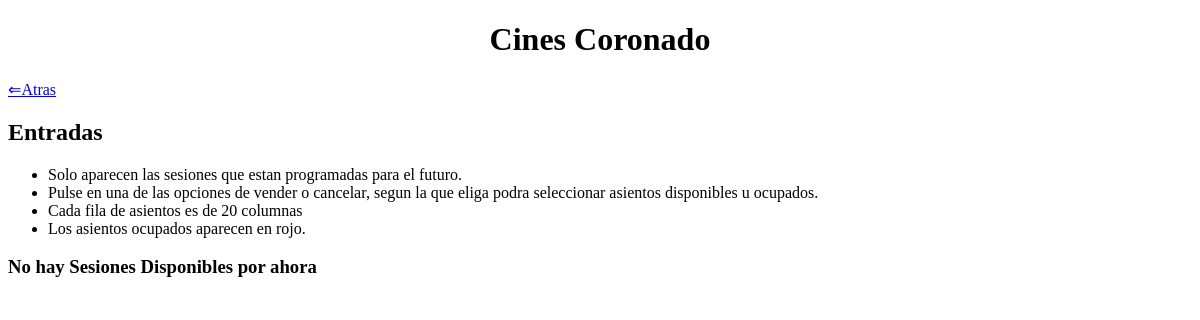
The app's page /entradas.php, older data.
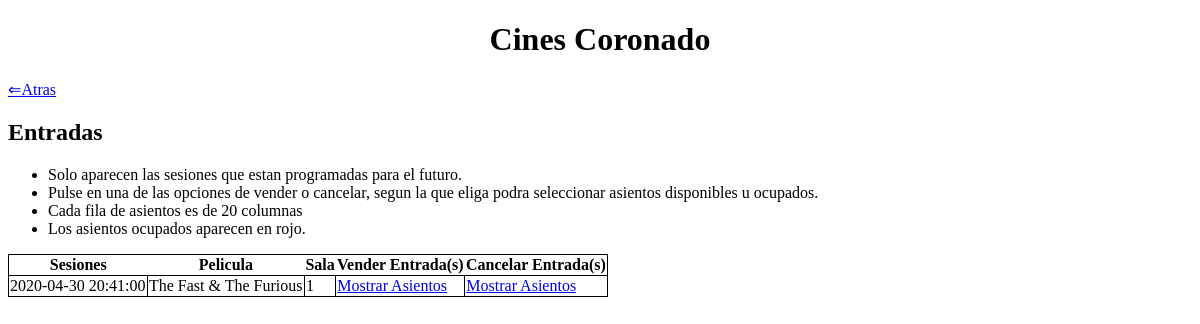
The same page, newer data.
### tables this page shows
CREATE TABLE `sesion` (
  `fecha` datetime NOT NULL,
  `id_sala` int(11) NOT NULL,
  `id_peli` int(11) NOT NULL,
  `precio` float NOT NULL,
  `total_venta` int(11) NOT NULL DEFAULT 0,
  `cancelado` int(11) NOT NULL DEFAULT 0
);

### includes/DAOs/DAO.php (called while the page is built, shortened)
<?php
class DAO {
    private $mysqli = null;
    public function __construct(){
        if(!$this->mysqli){
            $this->mysqli = new mysqli("localhost", "root", "", "cine_php");
        }
    }
    protected function consultar($sql){
        if ($sql != "") {
            $consulta = $this->mysqli->query($sql) or die ($this->mysqli->error. " en la línea ".(__LINE__-1));
            $tablaDatos = array();
            if (substr($sql, 0, 6) == "SELECT") {
                if ($consulta) {
                    while ($fila = mysqli_fetch_assoc($consulta)){
                        array_push($tablaDatos, $fila);
                    }
                }
            }
            return $tablaDatos;
        }
        else {
            return 0;
        }
    }
}
?>

### includes/controller.php (called while the page is built, shortened)
<?php
require_once(__DIR__ . '/DAOs/peliculaDAO.php');
require_once(__DIR__ . '/DAOs/sesionesDAO.php');
class controller{
    private $peliculaDAO;
    private $sesionDAO;
    private static $instance = null;
    public function __construct(){
        $this->peliculaDAO = new peliculaDAO();
        $this->sesionDAO = new sesionesDAO();
    }
     public static function getInstance() {
        if (null === self::$instance) {
            self::$instance = new self();
        }
        return self::$instance;
    }
    public function selectSesion($col = "", $cond = ""){
        return $this->sesionDAO->select($col, $cond);
    }
    public function selectPeliculas($col = "", $cond = ""){
        return $this->peliculaDAO->select($col, $cond);
    }
}

### includes/config.php (called while the page is built, shortened)
<?php
require_once __DIR__.'/controller.php';
$ctrl = controller::getInstance();
?>

### includes/DAOs/sesionesDAO.php (called while the page is built, shortened)
<?php
require_once(__DIR__.'/DAO.php');
class sesionesDAO extends DAO
{
    public function select($col, $cond){
        $query = "";
        if ($col == "") {
            $col = "*";
        }
        if ($cond == "") {
            $query = "SELECT ".$col." FROM sesion";
        }
        else {
            $query = "SELECT ".$col." FROM sesion WHERE ".$cond;
        }
        return $this->consultar($query);
    }
}
?>

### includes/DAOs/peliculaDAO.php (called while the page is built, shortened)
<?php
require_once(__DIR__.'/DAO.php');
class peliculaDAo extends DAO
{
    public function select($col, $cond){
        $query = "";
        if ($cond == "") {
            $query = "SELECT ".$col." FROM pelicula";
        }
        else {
            $query = "SELECT ".$col." FROM pelicula WHERE ".$cond;
        }
        return $this->consultar($query);
    }
}
?>

### entradas.php (the view, shortened to what this page needs)
<?php
    require_once 'includes/config.php';
?>
<!DOCTYPE html>
<html>
<head>
</head>
<body>
	<h1 align="center">Cines Coronado</h1>
	<a href="index.php"> ⇐Atras </a>
	<h2>Entradas</h2>
	<ul>
		<li>Solo aparecen las sesiones que estan programadas para el futuro.</li>
		<li>Pulse en una de las opciones de vender o cancelar, segun la que eliga podra seleccionar asientos disponibles u ocupados.</li>
		<li>Cada fila de asientos es de 20 columnas</li>
		<li>Los asientos ocupados aparecen en rojo.</li>
	</ul>
	<?php
	$arr = $ctrl->selectSesion('',"fecha > '".date("Y-m-d H:i:s", time())."' ORDER BY id_peli");
	if (count($arr) > 0) {
	    $pelis_sesion= $ctrl->selectSesion('id_peli',"fecha > '".date("Y-m-d H:i:s", time())."' GROUP BY id_peli");
	    $pelis_nombres = array();
	    foreach ($pelis_sesion as $valor) {
	        $aux = $ctrl->selectPeliculas('nombre', "id=".$valor['id_peli']);
	        $pelis_nombres[$valor['id_peli']] = $aux[0]['nombre'];
	    }
	    echo
	    '<table>
        <tr> <th>Sesiones</th> <th>Pelicula</th> <th>Sala</th> <th>Vender Entrada(s)</th> <th>Cancelar Entrada(s)</th> </tr>';
	    foreach ($arr as $valor)
	    {
	        echo
	        '<tr>
	    <td>'.$valor['fecha'].'</td>
        <td>'.$pelis_nombres[$valor['id_peli']].'</td>
        <td>'.$valor['id_sala'].'</td>
	    <td>'.'<a href="entradas.php
        ?vender=1&fecha='.$valor['fecha'].'&sala='.$valor['id_sala'].'&peli='.$pelis_nombres[$valor['id_peli']].'">
            Mostrar Asientos
        </a>'.'</td>
        <td>'.'<a href="entradas.php
        ?vender=0&fecha='.$valor['fecha'].'&sala='.$valor['id_sala'].'&peli='.$pelis_nombres[$valor['id_peli']].'">
            Mostrar Asientos
        </a>'.'</td>
	    </tr>';
	    }
	    echo '</table>';
	}
	else {
	    echo '<h3>No hay Sesiones Disponibles por ahora</h3>';
	}
    ?>
</body>
</html>

Row changes from the older to the newer data that the page shows:
added sesion: fecha "2020-04-30 20:41:00", id_peli "The Fast & The Furious", id_sala "1"
Text that changed along with them:
text no longer shown: "No hay Sesiones Disponibles por ahora"
text now shown: "Sesiones Pelicula Sala Vender Entrada(s) Cancelar Entrada(s)"
